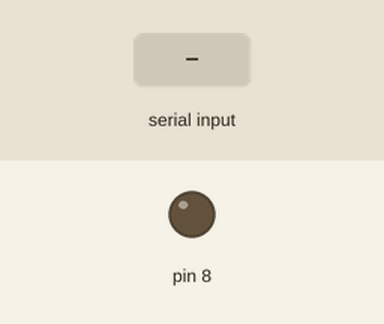
Simulated run of this sketch. Board: Arduino Uno, built with avr-gcc and run on an emulated ATmega328P. On the bench: output pins drawn as LEDs (lit = HIGH). Inputs (shaded band) come from the test bench. What the sketch prints to the serial monitor is not drawn.

Above: at 1.2 s.
1.3 s: "1" received over Serial
At 2.4 s:
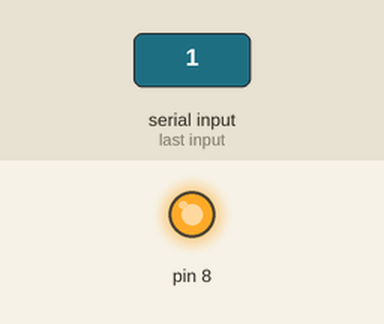
2.8 s: "0" received over Serial
At 3.6 s:
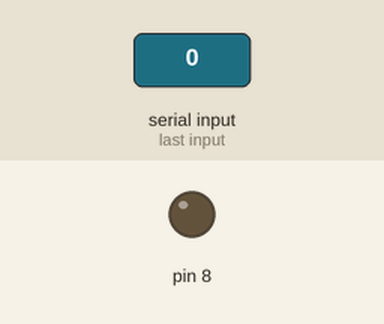
4.3 s: "2" received over Serial
At 4.7 s:
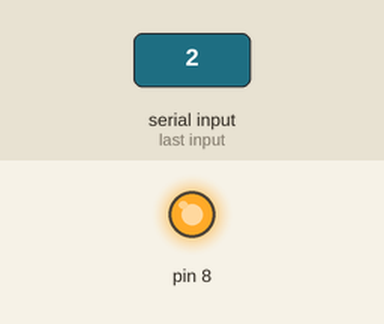
Timing chart, 0 to 7.3 s (numbered marks = the images above; inputs shaded):
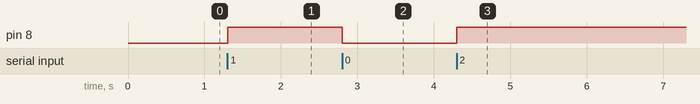

The sketch:

example2.ino
```cpp
void setup() {
  Serial.begin(9600);

  pinMode(8, OUTPUT);
}

char i;
void loop() {
  if (Serial.available() > 0){
    i = Serial.read();
    Serial.write(i);
    Serial.flush();

    if (i != '0'){
      digitalWrite(8, HIGH);
    }
    else{
      digitalWrite(8, LOW);
    }
  }
}
```

Measured:
- after the input at 1.3 s, pin 8: LOW → HIGH at once
- after the input at 2.8 s, pin 8: HIGH → LOW at once
- after the input at 4.3 s, pin 8: LOW → HIGH at once
